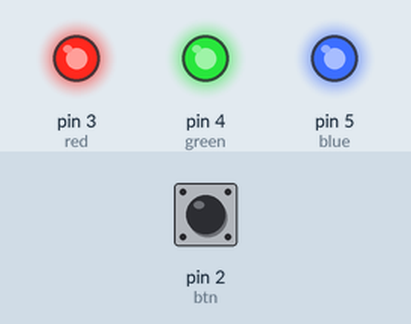
Recording of a sketch running on a simulated Arduino Uno, built with avr-gcc and run on an emulated ATmega328P. On the bench: output pins drawn as LEDs (lit = HIGH). The test bench sets the inputs (shaded band); at power-on: pin 2 (btn) HIGH.

Above: at 1.2 s.
1.3 s: pin 2 (btn) pulled LOW for 1 s
At 2.9 s:
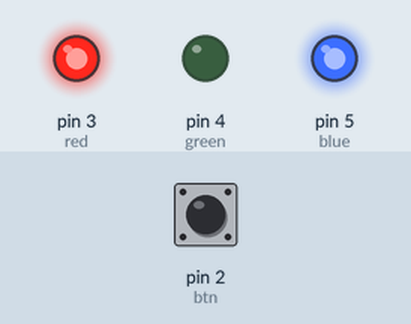
4.3 s: pin 2 (btn) pulled LOW for 0.15 s
At 5.7 s:
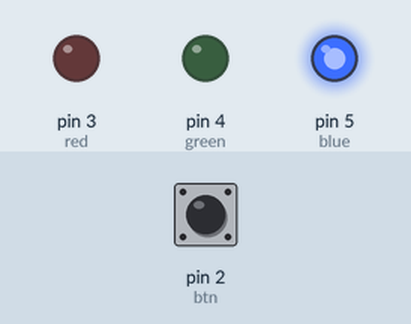
6.0 s: pin 2 (btn) pulled LOW for 3.2 s
At 6.4 s:
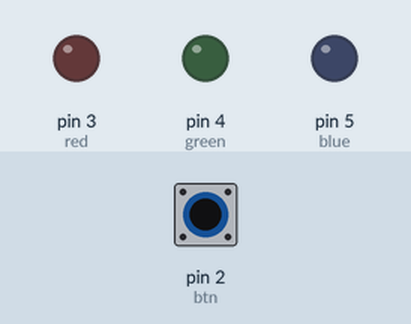
Timing chart, 0 to 10.7 s (numbered marks = the images above; inputs shaded):
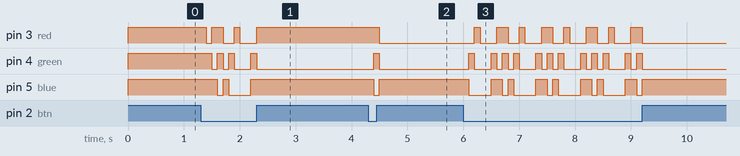

The sketch:

LED_change_BTN.ino
```cpp
const int btn=2;
const int red=3;
const int green=4;
const int blue=5;

int btnState=1;
int LED=0;

void setup() {
  // put your setup code here, to run once:
  pinMode(red,OUTPUT);
  pinMode(green,OUTPUT);
  pinMode(blue,OUTPUT);

  pinMode(btn,INPUT);

}

void loop() {
  // put your main code here, to run repeatedly:
  btnState = digitalRead(btn);
  if(btnState == LOW){
    LED = LED+1;
    delay(100);
  }
  if(LED == 0){
    digitalWrite(red,HIGH);
    digitalWrite(green,HIGH);
    digitalWrite(blue,HIGH);
  }
  else if(LED == 1){
    digitalWrite(red,LOW);
    digitalWrite(green,HIGH);
    digitalWrite(blue,HIGH);
  }
  else if(LED == 2){
    digitalWrite(red,HIGH);
    digitalWrite(green,LOW);
    digitalWrite(blue,HIGH);
  }
  else if(LED == 3){
    digitalWrite(red,HIGH);
    digitalWrite(green,HIGH);
    digitalWrite(blue,LOW);
  }
  else if(LED == 4){
    digitalWrite(red,LOW);
    digitalWrite(green,LOW);
    digitalWrite(blue,HIGH);
  }else if(LED == 5){
    digitalWrite(red,LOW);
    digitalWrite(green,HIGH);
    digitalWrite(blue,LOW);
  }else if(LED == 6){
    digitalWrite(red,HIGH);
    digitalWrite(green,LOW);
    digitalWrite(blue,LOW);
  }else if(LED == 7){
    digitalWrite(red,LOW);
    digitalWrite(green,LOW);
    digitalWrite(blue,LOW);
  }else if(LED == 8){
    LED = 0;
  }
}
```

Measured:
- after the input at 1.3 s, pin 3 (red): goes LOW 0.10 s, HIGH 0.20 s, LOW 0.20 s, HIGH 0.10 s, LOW 0.30 s, then HIGH, starting after 0.10 s; pin 4 (green): goes LOW 0.10 s, HIGH 0.10 s, LOW 0.10 s, HIGH 0.10 s, LOW 0.30 s, HIGH 0.10 s, then LOW, starting after 0.20 s
- after the input at 4.3 s, pin 3 (red): HIGH → LOW after 0.20 s; pin 4 (green): LOW → HIGH after 0.10 s, → LOW 0.10 s later; pin 5 (blue): HIGH → LOW after 0.10 s, → HIGH 0.10 s later
- after the input at 6.0 s, pin 3 (red): LOW → HIGH after 0.20 s, then repeats every 0.80 s: LOW 0.30 s, HIGH 0.20 s, LOW 0.20 s, HIGH 0.10 s, until it stays LOW from 9.2 s; pin 4 (green): LOW → HIGH after 0.10 s, then repeats every 0.80 s: LOW 0.30 s, 2 × (HIGH 0.10 s, LOW 0.10 s), HIGH 0.10 s, until it stays LOW from 9.2 s
